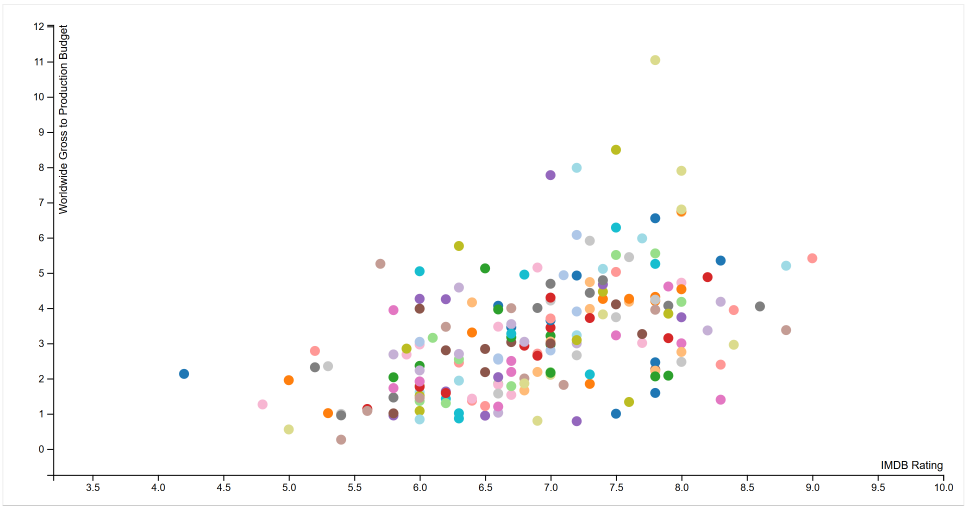
#> input picture movies/sample_chart.PNG, 2907 x 1527 px (shown at 1/3 size)
$ python -i pixel_image.py   (imports and definitions only)   (older library calls are emulated)
#> lines starting #> are read from the running program, lines starting #| are printed output that depends on the picture
from PIL import Image
from PIL import ImageOps
from PIL import ImageChops
from random import shuffle
from random import randint
from random import choice
from nltk import FreqDist
import operator
import re
import os
from collections import defaultdict
from functools import reduce
#https://hhsprings.bitbucket.io/docs/programming/examples/python/PIL/Image__Functions.html
def image_merge(in_file):
#> called with in_file = '../movies/sample_chart.PNG'
    img = Image.open(in_file).convert('RGB')
    size = img.size
#> size = (2907, 1527)
    if size[0] > 1024 or size[1] > 512:
        img = ImageOps.scale(img, 0.75)
#> img: PIL image 2180x1145 RGB
        print("size reduced")
    r, g, b = img.split()
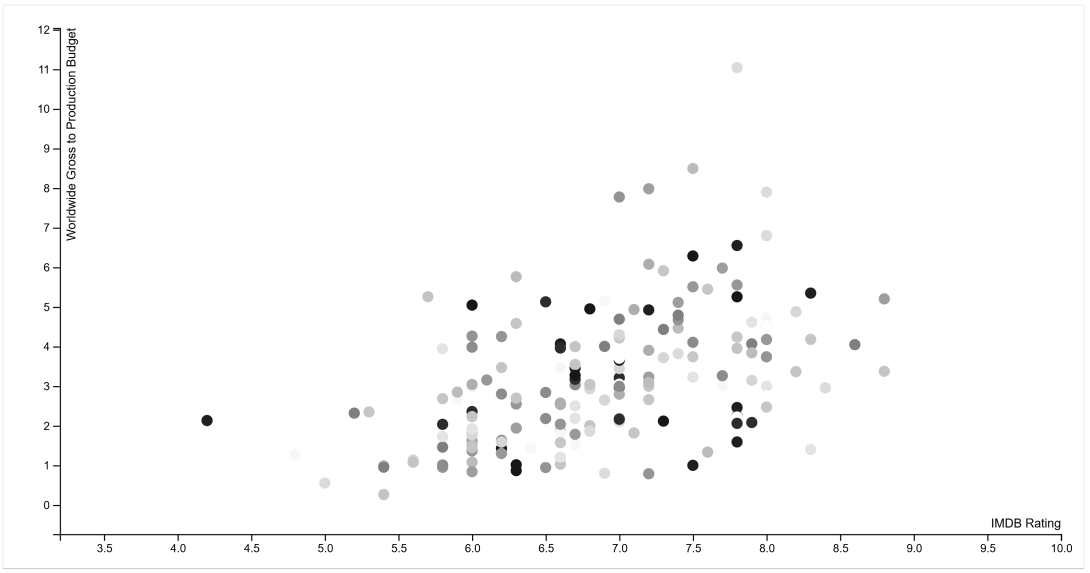
#> r: PIL image 2180x1145 L (shown at 1/2 size); min 0, max 255, mean 251.3
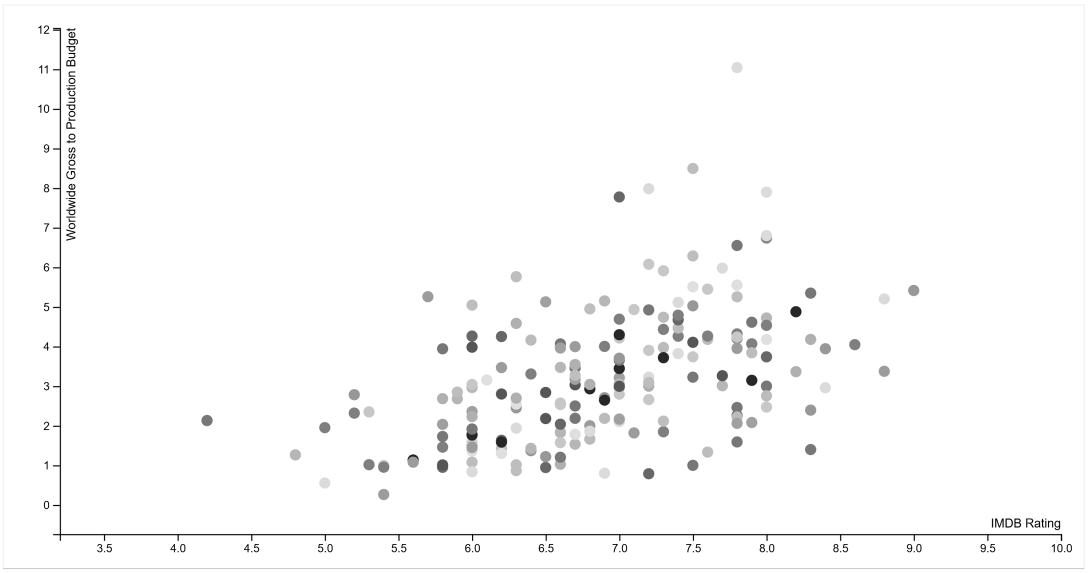
#> g: PIL image 2180x1145 L (shown at 1/2 size); min 0, max 255, mean 250.9
    colours= []
    colours.extend([r,g,b])
    a = choice(colours)
    b = choice(colours)
    c = choice(colours)
    a = ImageChops.offset(a, randint(-20,20), randint(-10,10))
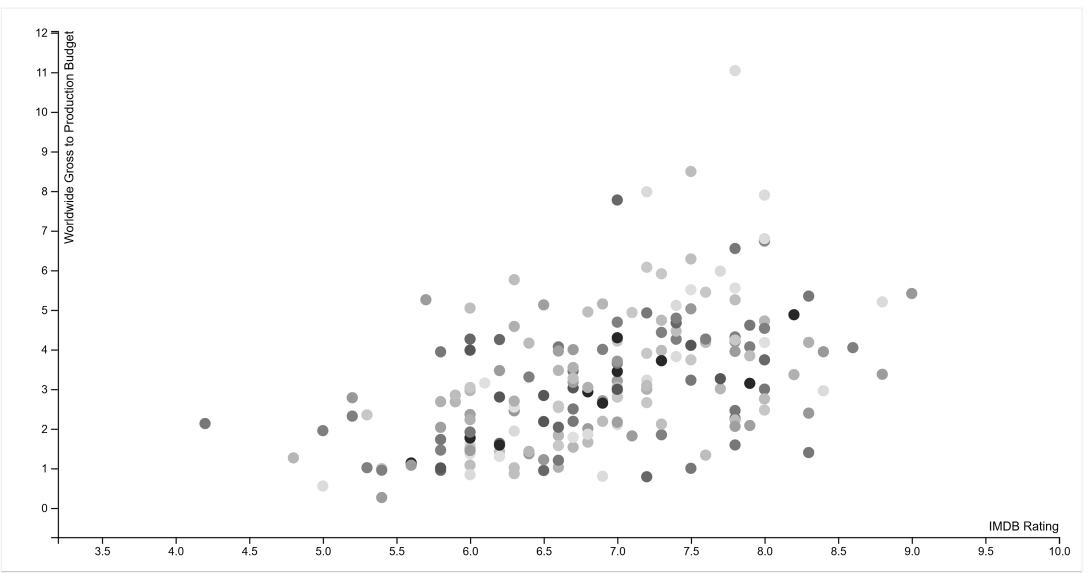
#> a: PIL image 2180x1145 L (shown at 1/2 size); min 0, max 255, mean 250.9
    #ImageChops.multiply(g, r).save(in_file+'_output.png')
    Image.merge("RGB", (a, b, c)).save(in_file+'_output.png')
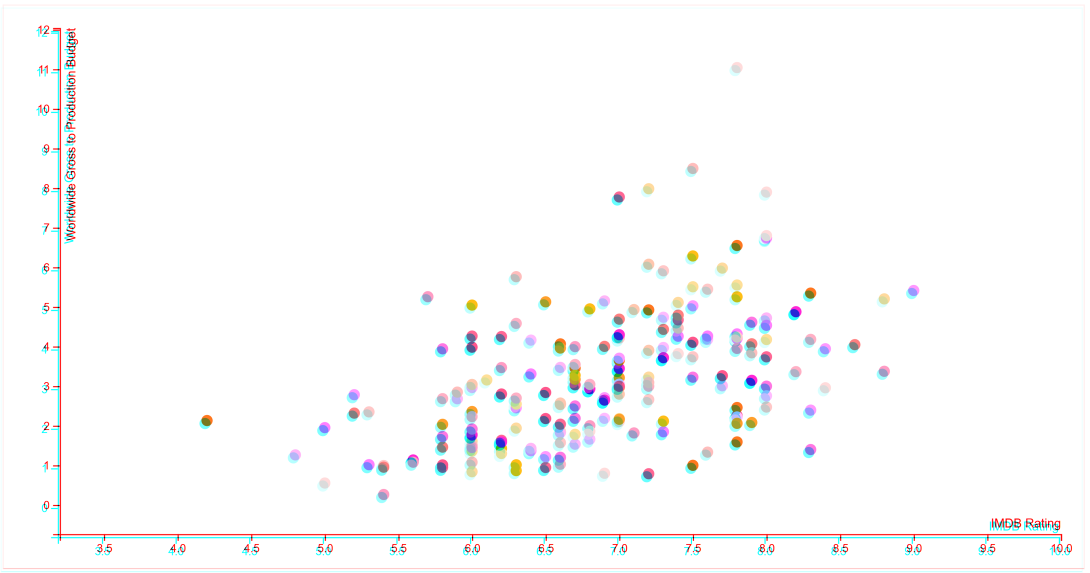
#> saved as sample_chart.PNG_output.png: PIL image 2180x1145 RGB (shown at 1/2 size); mean R, G, B 250.9, 250.9, 251.3
    print("image_merge done\n")
    return in_file+'_output.png'

# [135 lines left out: functions colourize_image, image_rgb_shift, atkinson_dither, generate_pixel_image, pixelate_image, colour_dither, not called in this run]

>>> result = image_merge('../movies/sample_chart.PNG')
